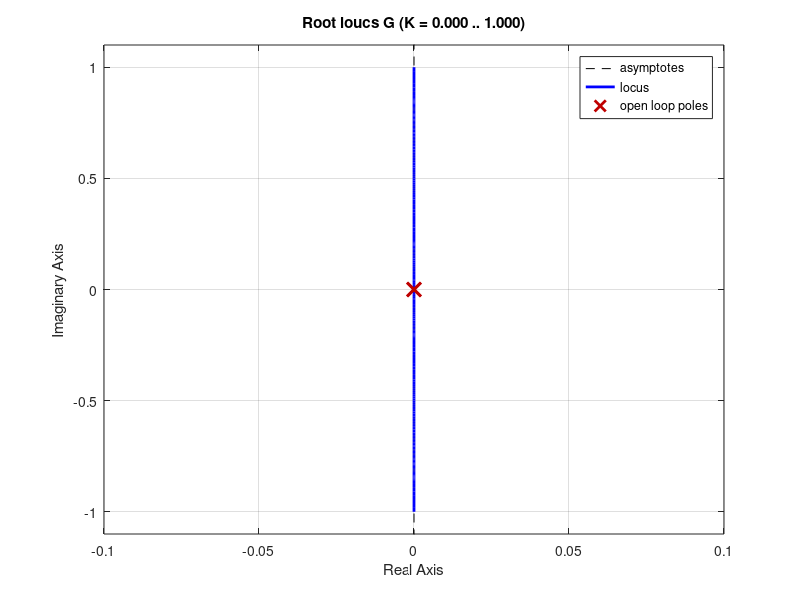
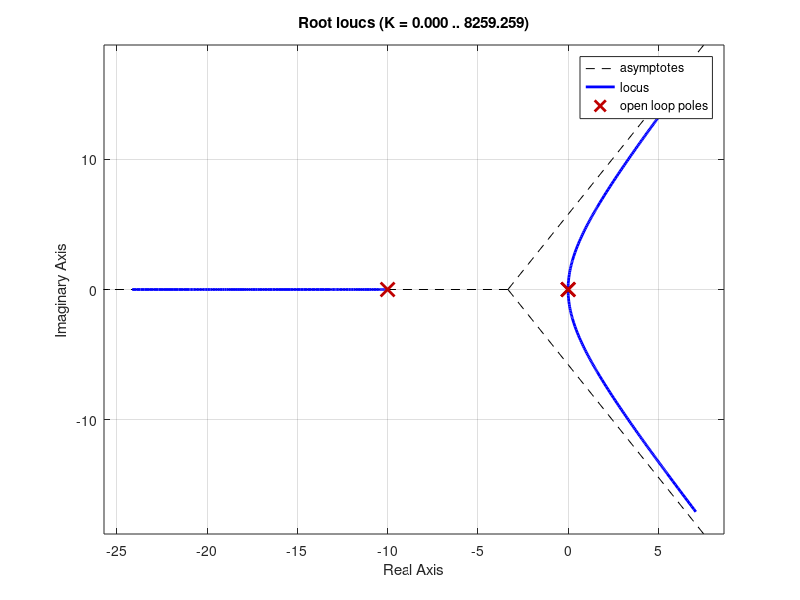
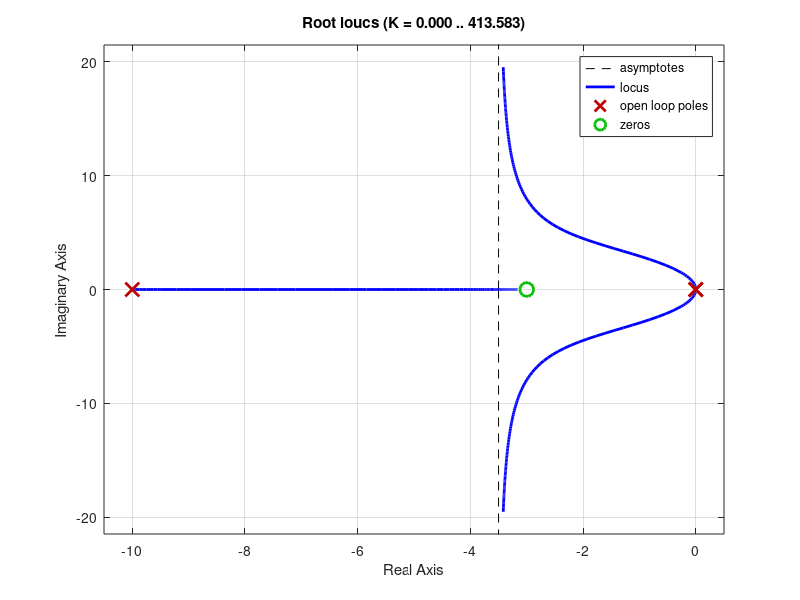

MATLAB code to generate these figures, in order:
clear
clc
close all

G = tf([1],[1,0,0])
C = tf([1],[1,10])
C2 = tf([1,3],[1,10])

rlocus(G)

figure()
rlocus(C*G)

figure()
rlocus(C2*G)